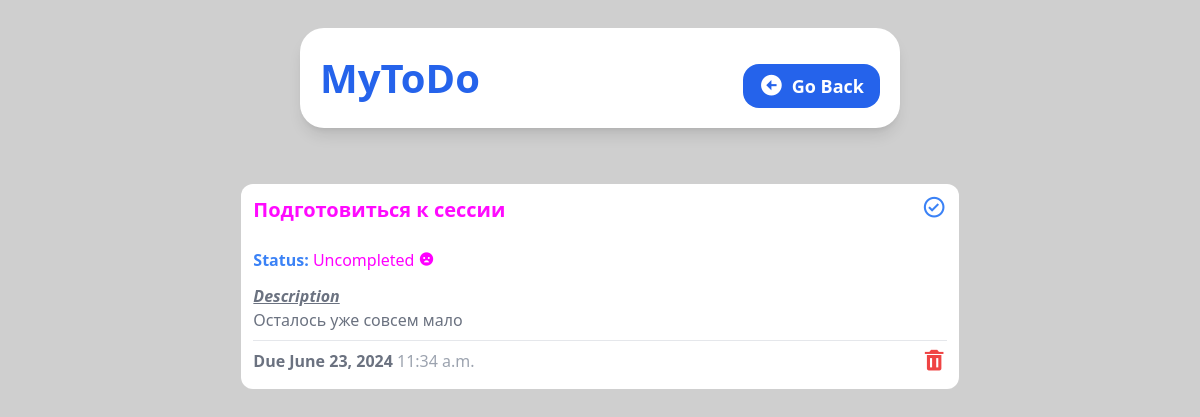
The app's page /detail/2 with its own data.
### tasks/models.py (models this page shows, shortened)
class Task(models.Model):
    title = models.CharField(max_length=128)
    description = models.TextField(null=True, blank=True)
    due_date = models.DateField()
    due_time =models.TimeField()
    completed = models.BooleanField(default=False)

### tasks/views.py (the view)
# urls.py: path('detail/<str:task_id>', views.detail_task, name='detail'),
def detail_task(request, task_id):
    task = Task.objects.get(id=task_id)
    return render(request, 'detail.html', {
        "task": task,
    })

### tasks/templates/detail.html (shortened to what this page needs)
{% load static %}
<!DOCTYPE html>
<html lang="en">
  <head>
    <link
      href="https://unpkg.com/boxicons@2.1.4/css/boxicons.min.css"
      rel="stylesheet"
    />
    <link rel="stylesheet" href="{%static 'style.css'%}" />
  </head>
  <body
    class="bg-[#cfcfcf] flex flex-col items-center justify-center gap-4 h-screen"
  >
    <header
      class="bg-white shadow-lg w-10/12 h-auto rounded-3xl flex flex-col sm:flex-row justify-between items-center p-5 m-7 md:w-3/6"
    >
      <h1 class="text-blue-600 font-bold text-[40px]">MyToDo</h1>
      <a
        class="bg-blue-600 py-2 px-4 text-white font-semibold rounded-2xl text-lg mt-4 flex items-center gap-2"
        href="{% url 'home' %}"
      >
        <i class="bx bxs-left-arrow-circle bx-sm"></i> Go Back
      </a>
    </header>
    <section
      class="flex flex-1 flex-wrap justify-center gap-3 bg-[#fff0] w-10/12 md:w-11/12 h-full mb-3 rounded-2xl p-3 overflow-y-auto scrollbar-hide"
    >
      <div class="w-full md:w-4/6 flex flex-col bg-white h-fit rounded-xl p-3">
        <div class="flex flex-row justify-between">
          <div>
            {% if task.completed%}
            <h1 class="text-green-500 font-semibold text-xl">
              {{ task.title }}
            </h1>
            {% else %}
            <h1 class="text-pink-500 font-semibold text-xl">
              {{ task.title }}
            </h1>
            {% endif %}
            <br />
            <h2 class="text-blue-500 font-bold">
              Status:
              {% if task.completed %}
              <span class="font-medium text-green-500"
                >Completed
                <a href="{% url 'change_status' task.id %}">
                <i class="bx bxs-badge-check"></i>
              </a></span>
              {% else %}
              <span class="font-medium text-pink-400"
                >Uncompleted
                <a href="{% url 'change_status' task.id %}">
                <i class="bx bxs-sad"></i>
              </a></span>
              {% endif %}
            </h2>
            <h2 class="text-gray-500 font-bold italic underline mt-3">
              Description
            </h2>
            <p class="text-gray-500 text-md">
              {{ task.description }}
            </p>
          </div>
          <a href="">
            <i class="bx bx-check-circle bx-sm text-blue-500"></i>
          </a>
        </div>
        <hr class="border-t border-gray-200 my-2" />
        <div class="flex flex-row justify-between">
          <h2 class="text-gray-500 font-bold">
            Due {{ task.due_date }} <span class="font-medium text-gray-400">{{ task.due_time }}</span>
          </h2>
          <a href="{% url 'delete' task.id%}">
            <i class="bx bxs-trash bx-sm text-red-500"></i>
          </a>
        </div>
      </div>
    </section>
  </body>
</html>

### tasks/static/style.css (style rules this page uses)
html { line-height: 1.5; -webkit-text-size-adjust: 100%; -moz-tab-size: 4; -o-tab-size: 4; tab-size: 4; font-family: ui-sans-serif, system-ui, -apple-system, BlinkMacSystemFont, "Segoe UI", Roboto, "Helvetica Neue", Arial, "Noto Sans", sans-serif, "Apple Color Emoji", "Segoe UI Emoji", "Segoe UI Symbol", "Noto Color Emoji"; font-feature-settings: normal; font-variation-settings: normal; }
body { margin: 0; line-height: inherit; }
hr { height: 0; color: inherit; border-top-width: 1px; }
h1, h2, h3, h4, h5, h6 { font-size: inherit; font-weight: inherit; }
a { color: inherit; text-decoration: inherit; }
blockquote, dl, dd, h1, h2, h3, h4, h5, h6, hr, figure, p, pre { margin: 0; }
.m-7 { margin: 1.75rem; }
.my-2 { margin-top: 0.5rem; margin-bottom: 0.5rem; }
.mb-3 { margin-bottom: 0.75rem; }
.mt-3 { margin-top: 0.75rem; }
.mt-4 { margin-top: 1rem; }
.flex { display: flex; }
.h-auto { height: auto; }
.h-fit { height: -moz-fit-content; height: fit-content; }
.h-full { height: 100%; }
.h-screen { height: 100vh; }
.w-10\/12 { width: 83.333333%; }
.w-full { width: 100%; }
.flex-1 { flex: 1 1 0%; }
.flex-row { flex-direction: row; }
.flex-col { flex-direction: column; }
.flex-wrap { flex-wrap: wrap; }
.items-center { align-items: center; }
.justify-center { justify-content: center; }
.justify-between { justify-content: space-between; }
.gap-2 { gap: 0.5rem; }
.gap-3 { gap: 0.75rem; }
.gap-4 { gap: 1rem; }
.overflow-y-auto { overflow-y: auto; }
.rounded-2xl { border-radius: 1rem; }
.rounded-3xl { border-radius: 1.5rem; }
.rounded-xl { border-radius: 0.75rem; }
.border-t { border-top-width: 1px; }
.border-gray-200 { --tw-border-opacity: 1; border-color: rgb(229 231 235 / var(--tw-border-opacity)); }
.bg-\[\#cfcfcf\] { --tw-bg-opacity: 1; background-color: rgb(207 207 207 / var(--tw-bg-opacity)); }
.bg-\[\#fff0\] { background-color: #fff0; }
.bg-blue-600 { --tw-bg-opacity: 1; background-color: rgb(37 99 235 / var(--tw-bg-opacity)); }
.bg-white { --tw-bg-opacity: 1; background-color: rgb(255 255 255 / var(--tw-bg-opacity)); }
.p-3 { padding: 0.75rem; }
.p-5 { padding: 1.25rem; }
.px-4 { padding-left: 1rem; padding-right: 1rem; }
.py-2 { padding-top: 0.5rem; padding-bottom: 0.5rem; }
.text-\[40px\] { font-size: 40px; }
.text-lg { font-size: 1.125rem; line-height: 1.75rem; }
.text-xl { font-size: 1.25rem; line-height: 1.75rem; }
.font-bold { font-weight: 700; }
.font-medium { font-weight: 500; }
.font-semibold { font-weight: 600; }
.italic { font-style: italic; }
.text-blue-500 { --tw-text-opacity: 1; color: rgb(59 130 246 / var(--tw-text-opacity)); }
.text-blue-600 { --tw-text-opacity: 1; color: rgb(37 99 235 / var(--tw-text-opacity)); }
.text-gray-400 { --tw-text-opacity: 1; color: rgb(156 163 175 / var(--tw-text-opacity)); }
.text-gray-500 { --tw-text-opacity: 1; color: rgb(107 114 128 / var(--tw-text-opacity)); }
.text-pink-400 { --tw-text-opacity: 1; color: rgb(255 0 255 / var(--tw-text-opacity)); }
.text-pink-500 { --tw-text-opacity: 1; color: rgb(255 10 255 / var(--tw-text-opacity)); }
.text-red-500 { --tw-text-opacity: 1; color: rgb(239 68 68 / var(--tw-text-opacity)); }
.text-white { --tw-text-opacity: 1; color: rgb(255 255 255 / var(--tw-text-opacity)); }
.underline { text-decoration-line: underline; }
.shadow-lg { --tw-shadow: 0 10px 15px -3px rgb(0 0 0 / 0.1), 0 4px 6px -4px rgb(0 0 0 / 0.1); --tw-shadow-colored: 0 10px 15px -3px var(--tw-shadow-color), 0 4px 6px -4px var(--tw-shadow-color); box-shadow: var(--tw-ring-offset-shadow, 0 0 #0000), var(--tw-ring-shadow, 0 0 #0000), var(--tw-shadow); }
@media (min-width: 640px) { .sm\:flex-row { flex-direction: row; } }
@media (min-width: 768px) { .md\:w-11\/12 { width: 91.666667%; } }
@media (min-width: 768px) { .md\:w-3\/6 { width: 50%; } }
@media (min-width: 768px) { .md\:w-4\/6 { width: 66.666667%; } }

### records on screen
Task: title "Подготовиться к сессии", description "Осталось уже совсем мало", due_date "June 23, 2024", due_time "11:34 a.m."
